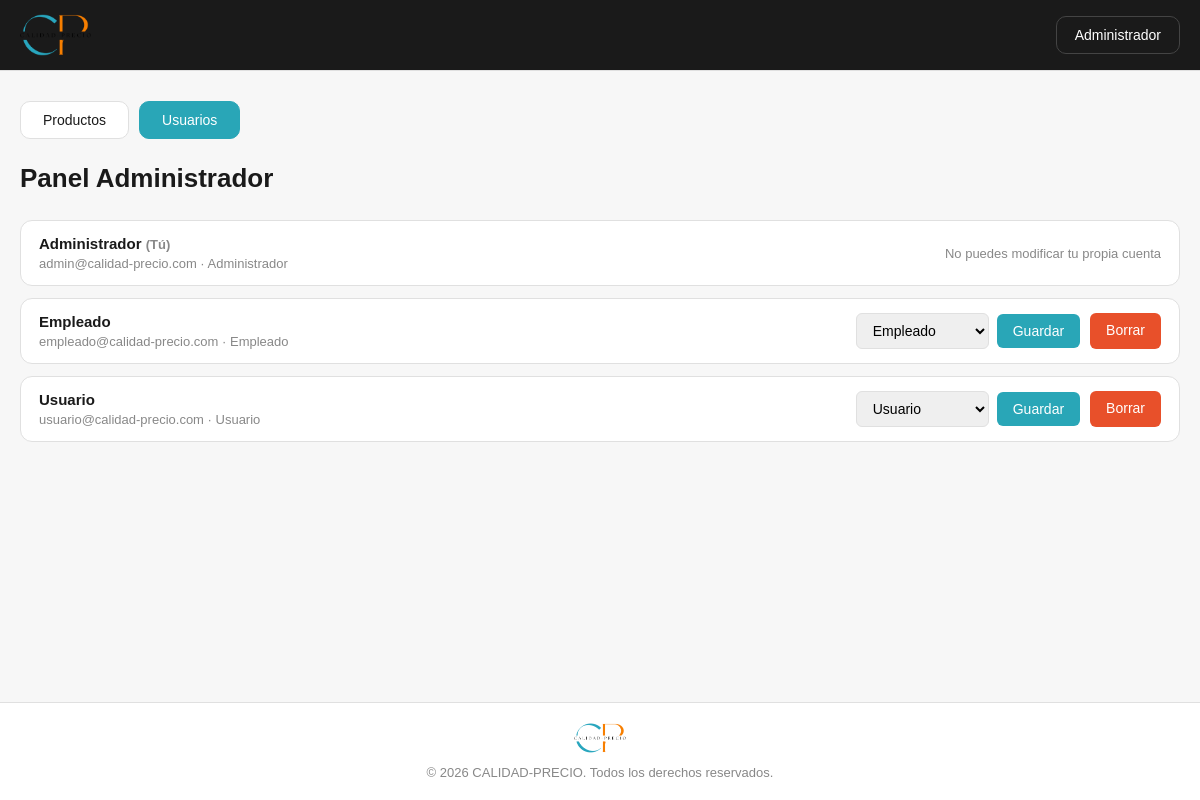
/index.php?c=usuario&a=listar (signed in), run on the app's committed database.
### tables this page shows
CREATE TABLE `usuarios` (
  `id_usuario` int(11) NOT NULL,
  `nombre` varchar(100) NOT NULL,
  `correo` varchar(100) NOT NULL,
  `passw` varchar(255) NOT NULL,
  `id_rol` int(11) NOT NULL
);

CREATE TABLE `roles` (
  `id_rol` int(11) NOT NULL,
  `nombre_rol` varchar(50) NOT NULL
);

### controladores/usuarioControlador.php (called while the page is built, shortened)
<?php
class UsuarioControlador {
    private $pdo;
    public function __construct($pdo) {
        $this->pdo = $pdo;
    }
    public function listar() {
        $modelo = new Usuario($this->pdo);
        $miId = $_SESSION['id_usuario'];
        $usuarios = $modelo->listar();
        $roles = $modelo->listarRoles();
        require __DIR__ . '/../vistas/panel/usuarios.php';
    }
}

### modelos/usuario.php (called while the page is built, shortened)
<?php
class Usuario {
    private $pdo;
    public function __construct($pdo) {
        $this->pdo = $pdo;
    }
    public function listar() {
        $sql = "SELECT u.id_usuario, u.nombre, u.correo, u.id_rol, r.nombre_rol
                FROM usuarios u
                LEFT JOIN roles r ON u.id_rol = r.id_rol
                ORDER BY u.id_usuario";
        $consulta = $this->pdo->query($sql);
        return $consulta->fetchAll();
    }
    public function listarRoles() {
        $sql = "SELECT id_rol, nombre_rol FROM roles ORDER BY id_rol";
        $consulta = $this->pdo->query($sql);
        return $consulta->fetchAll();
    }
}

### vistas/panel/usuarios.php (the view, shortened to what this page needs)
<?php
$usuarios = isset($usuarios) ? $usuarios : [];
$roles = isset($roles) ? $roles : [];
$miId = isset($miId) ? $miId : 0;
?>
<!DOCTYPE html>
<html lang="es">
<head>
    <link rel="stylesheet" href="css/style_panel.css">
</head>
<body>
    <?php require __DIR__ . '/../plantillas/header_panel.php'; ?>
    <main>
        <div class="panel-pestañas">
            <a href="index.php?c=panel&a=listar" class="pestaña">Productos</a>
            <a href="index.php?c=usuario&a=listar" class="pestaña activa">Usuarios</a>
        </div>
        <div class="panel-cabecera">
            <h1>Panel Administrador</h1>
        </div>
        <?php if (empty($usuarios)): ?>
            <p class="sin-resultados">No hay usuarios registrados.</p>
        <?php else: ?>
            <ul class="lista-productos">
                <?php foreach ($usuarios as $usuario): ?>
                    <?php $soy_yo = ($usuario['id_usuario'] == $miId); ?>
                    <li class="fila-producto">
                        <div class="fila-info">
                            <span class="fila-nombre">
                                <?= htmlspecialchars($usuario['nombre']) ?>
                                <?php if ($soy_yo): ?>
                                    <span class="fila-rol-actual">(Tú)</span>
                                <?php endif; ?>
                            </span>
                            <span class="fila-meta">
                                <?= htmlspecialchars($usuario['correo']) ?>
                                · <?= isset($usuario['nombre_rol']) ? htmlspecialchars($usuario['nombre_rol']) : '—' ?>
                            </span>
                        </div>
                        <div class="fila-acciones">
                            <?php if ($soy_yo): ?>
                                <span class="fila-rol-actual">
                                    No puedes modificar tu propia cuenta
                                </span>
                            <?php else: ?>
                                <form class="formulario-rol" method="post"
                                      action="index.php?c=usuario&a=listar">
                                    <select name="id_rol">
                                        <?php foreach ($roles as $rol): ?>
                                            <option value="<?= $rol['id_rol'] ?>"
                                                <?= $usuario['id_rol'] == $rol['id_rol'] ? 'selected' : '' ?>>
                                                <?= htmlspecialchars($rol['nombre_rol']) ?>
                                            </option>
                                        <?php endforeach; ?>
                                    </select>
                                    <button type="submit" name="cambiar_rol"
                                            value="1" class="boton-guardar">
                                        Guardar
                                    </button>
                                </form>
                                <a class="boton-borrar"
                                   href="index.php?c=usuario&a=listar&borrar=<?= $usuario['id_usuario'] ?>"
                                   onclick="return confirm('¿Seguro que quieres borrar a «<?= htmlspecialchars($usuario['nombre']) ?>»?');">
                                    Borrar
                                </a>
                            <?php endif; ?>
                        </div>
                    </li>
                <?php endforeach; ?>
            </ul>
        <?php endif; ?>
    </main>
    <?php require __DIR__ . '/../plantillas/footer.php'; ?>
</body>
</html>

### public/css/style_panel.css (style rules this page uses)
* { margin: 0; padding: 0; box-sizing: border-box; }
body { font-family: Arial, sans-serif; background: #f7f7f7; color: #1a1a1a; min-height: 100vh; display: flex; flex-direction: column; }
main { max-width: 1200px; margin: 0 auto; width: 100%; flex: 1; padding: 30px 20px 50px; }
.panel-cabecera { display: flex; align-items: center; justify-content: space-between; margin-bottom: 26px; gap: 16px; }
.panel-cabecera h1 { font-size: 26px; }
.lista-productos { list-style: none; display: flex; flex-direction: column; gap: 12px; }
.fila-producto { background: #fff; border: 1px solid #e0e0e0; border-radius: 12px; padding: 14px 18px; display: flex; align-items: center; gap: 16px; }
.fila-info { flex: 1; display: flex; flex-direction: column; gap: 4px; }
.fila-nombre { font-size: 15px; font-weight: bold; }
.fila-meta { font-size: 13px; color: #888; }
.fila-acciones { display: flex; gap: 10px; }
.boton-borrar { background: #e8502a; color: #fff; text-decoration: none; border: none; padding: 9px 16px; border-radius: 6px; font-size: 14px; cursor: pointer; font-family: Arial, sans-serif; }
.panel-pestañas { display: flex; gap: 10px; margin-bottom: 24px; }
.pestaña { padding: 10px 22px; border: 1px solid #e0e0e0; border-radius: 10px; background: #fff; color: #1a1a1a; text-decoration: none; font-size: 14px; }
.pestaña.activa { background: #29a6b7; color: #fff; border-color: #29a6b7; }
.formulario-rol { display: flex; gap: 8px; align-items: center; }
.formulario-rol select { padding: 8px 12px; border: 1px solid #e0e0e0; border-radius: 6px; font-size: 14px; font-family: Arial, sans-serif; }
.boton-guardar { background: #29a6b7; color: #fff; border: none; padding: 9px 16px; border-radius: 6px; font-size: 14px; cursor: pointer; font-family: Arial, sans-serif; }
.fila-rol-actual { font-size: 13px; color: #888; }

### data on the page
usuarios: nombre "Administrador", shows "(Tú)", correo "admin@calidad-precio.com", id_rol.nombre_rol "Administrador", shows "No puedes modificar tu propia cuenta"
usuarios: nombre "Empleado", correo "empleado@calidad-precio.com", id_rol.nombre_rol "Empleado", id_rol "Empleado"
usuarios: nombre "Usuario", correo "usuario@calidad-precio.com", id_rol.nombre_rol "Usuario", id_rol "Usuario"

### other printed values
$_SESSION['nombre'] "Administrador"
